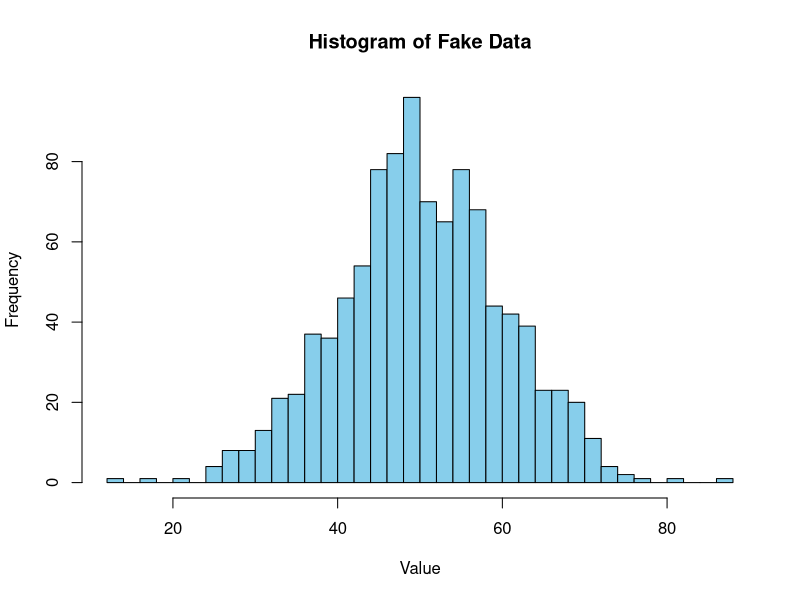

Source code (R):
# Generate fake data: 1000 samples from a normal distribution
data <- rnorm(1000, mean = 50, sd = 10)

# Plot histogram
hist(data, breaks = 30, col = "skyblue", border = "black",
    main = "Histogram of Fake Data",
    xlab = "Value",
    ylab = "Frequency")
